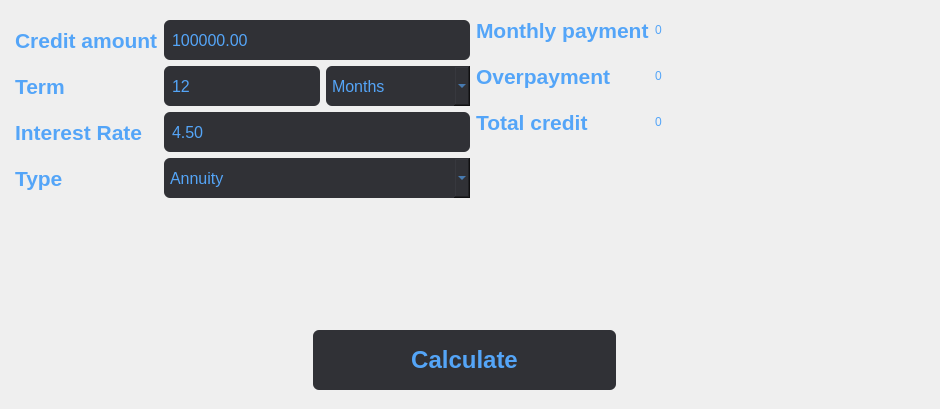
    <widget class="QWidget" name="creditCalc">
     <attribute name="title">
      <string>Credit</string>
     </attribute>
     <widget class="QWidget" name="horizontalLayoutWidget_2">
      <property name="geometry">
       <rect>
        <x>0</x>
        <y>320</y>
        <width>931</width>
        <height>80</height>
       </rect>
      </property>
      <layout class="QHBoxLayout" name="horizontalLayout_2">
       <property name="leftMargin">
        <number>10</number>
       </property>
       <property name="topMargin">
        <number>10</number>
       </property>
       <property name="rightMargin">
        <number>12</number>
       </property>
       <property name="bottomMargin">
        <number>10</number>
       </property>
       <item>
        <spacer name="horizontalSpacer">
         <property name="orientation">
          <enum>Qt::Horizontal</enum>
         </property>
         <property name="sizeHint" stdset="0">
          <size>
           <width>40</width>
           <height>20</height>
          </size>
         </property>
        </spacer>
       </item>
       <item>
        <widget class="QPushButton" name="btnCalculate">
         <property name="sizePolicy">
          <sizepolicy hsizetype="Expanding" vsizetype="Expanding">
           <horstretch>0</horstretch>
           <verstretch>0</verstretch>
          </sizepolicy>
         </property>
         <property name="font">
          <font>
           <pointsize>18</pointsize>
           <bold>true</bold>
          </font>
         </property>
         <property name="styleSheet">
          <string notr="true">QPushButton {
	border-radius: 6px;
	background-color: rgb(48, 49, 54);
	color: rgb(84, 165, 248);
}

QPushButton::pressed {
	background-color: rgb(94, 152, 215);
	color: rgb(193, 216, 237);
}</string>
         </property>
         <property name="text">
          <string>Calculate</string>
         </property>
        </widget>
       </item>
       <item>
        <spacer name="horizontalSpacer_2">
         <property name="orientation">
          <enum>Qt::Horizontal</enum>
         </property>
         <property name="sizeHint" stdset="0">
          <size>
           <width>40</width>
           <height>20</height>
          </size>
         </property>
        </spacer>
       </item>
      </layout>
     </widget>
     <widget class="QWidget" name="horizontalLayoutWidget">
      <property name="geometry">
       <rect>
        <x>0</x>
        <y>10</y>
        <width>931</width>
        <height>311</height>
       </rect>
      </property>
      <layout class="QHBoxLayout" name="horizontalLayout">
       <item>
        <layout class="QFormLayout" name="formLayout_2">
         <property name="leftMargin">
          <number>15</number>
         </property>
         <property name="topMargin">
          <number>10</number>
         </property>
         <property name="bottomMargin">
          <number>10</number>
         </property>
         <item row="0" column="0">
          <widget class="QLabel" name="labelCreditAmount">
           <property name="font">
            <font>
             <pointsize>16</pointsize>
             <bold>true</bold>
            </font>
           </property>
           <property name="styleSheet">
            <string notr="true">color: rgb(84, 165, 248);</string>
           </property>
           <property name="text">
            <string>Credit amount</string>
           </property>
          </widget>
         </item>
         <item row="1" column="0">
          <widget class="QLabel" name="labelTerm">
           <property name="font">
            <font>
             <pointsize>16</pointsize>
             <bold>true</bold>
            </font>
           </property>
           <property name="styleSheet">
            <string notr="true">color: rgb(84, 165, 248);</string>
           </property>
           <property name="text">
            <string>Term</string>
           </property>
          </widget>
         </item>
         <item row="2" column="0">
          <widget class="QLabel" name="labelInterestRate">
           <property name="font">
            <font>
             <pointsize>16</pointsize>
             <bold>true</bold>
            </font>
           </property>
           <property name="styleSheet">
            <string notr="true">color: rgb(84, 165, 248);</string>
           </property>
           <property name="text">
            <string>Interest Rate</string>
           </property>
          </widget>
         </item>
         <item row="2" column="1">
          <widget class="QDoubleSpinBox" name="interestRate">
           <property name="sizePolicy">
            <sizepolicy hsizetype="Minimum" vsizetype="Fixed">
             <horstretch>0</horstretch>
             <verstretch>0</verstretch>
            </sizepolicy>
           </property>
           <property name="minimumSize">
            <size>
             <width>0</width>
             <height>40</height>
            </size>
           </property>
           <property name="styleSheet">
            <string notr="true">QDoubleSpinBox {
	border-radius: 6px;
	background-color: rgb(48, 49, 54);
	color: rgb(84, 165, 248);
	font-size: 16px;
	width: 300px;
	padding-left: 6px;
}</string>
           </property>
           <property name="buttonSymbols">
            <enum>QAbstractSpinBox::NoButtons</enum>
           </property>
           <property name="decimals">
            <number>2</number>
           </property>
           <property name="maximum">
            <double>100.000000000000000</double>
           </property>
           <property name="value">
            <double>4.500000000000000</double>
           </property>
          </widget>
         </item>
         <item row="3" column="0">
          <widget class="QLabel" name="labelCreditType">
           <property name="font">
            <font>
             <pointsize>16</pointsize>
             <bold>true</bold>
            </font>
           </property>
           <property name="styleSheet">
            <string notr="true">color: rgb(84, 165, 248);</string>
           </property>
           <property name="text">
            <string>Type</string>
           </property>
          </widget>
         </item>
         <item row="3" column="1">
          <widget class="QComboBox" name="creditType">
           <property name="sizePolicy">
            <sizepolicy hsizetype="Minimum" vsizetype="Fixed">
             <horstretch>0</horstretch>
             <verstretch>0</verstretch>
            </sizepolicy>
           </property>
           <property name="minimumSize">
            <size>
             <width>0</width>
             <height>40</height>
            </size>
           </property>
           <property name="styleSheet">
            <string notr="true">QComboBox {
	border-radius: 6px;
	background-color: rgb(48, 49, 54);
	color: rgb(84, 165, 248);
	font-size: 16px;
	width: 282px;
	padding-left: 6px;
}</string>
           </property>
           <item>
            <property name="text">
             <string>Annuity</string>
            </property>
           </item>
           <item>
            <property name="text">
             <string>Differentiated</string>
            </property>
           </item>
          </widget>
         </item>
         <item row="0" column="1">
          <widget class="QDoubleSpinBox" name="creditAmount">
           <property name="sizePolicy">
            <sizepolicy hsizetype="Minimum" vsizetype="Maximum">
             <horstretch>100</horstretch>
             <verstretch>0</verstretch>
            </sizepolicy>
           </property>
           <property name="minimumSize">
            <size>
             <width>0</width>
             <height>40</height>
            </size>
           </property>
           <property name="styleSheet">
            <string notr="true">QDoubleSpinBox {
	border-radius: 6px;
	background-color: rgb(48, 49, 54);
	color: rgb(84, 165, 248);
	font-size: 16px;
	width: 300px;
	padding-left: 6px;
}</string>
           </property>
           <property name="buttonSymbols">
            <enum>QAbstractSpinBox::NoButtons</enum>
           </property>
           <property name="decimals">
            <number>2</number>
           </property>
           <property name="maximum">
            <double>100000000000.000000000000000</double>
           </property>
           <property name="singleStep">
            <double>1000.000000000000000</double>
           </property>
           <property name="value">
            <double>350000.000000000000000</double>
           </property>
          </widget>
         </item>
         <item row="1" column="1">
          <layout class="QHBoxLayout" name="horizontalLayout_3">
           <property name="leftMargin">
            <number>0</number>
           </property>
           <item>
            <widget class="QSpinBox" name="termAmount">
             <property name="minimumSize">
              <size>
               <width>0</width>
               <height>40</height>
              </size>
             </property>
             <property name="styleSheet">
              <string notr="true">QSpinBox {
	border-radius: 6px;
	background-color: rgb(48, 49, 54);
	color: rgb(84, 165, 248);
	font-size: 16px;
	width: 150px;
	padding-left: 6px;
}</string>
             </property>
             <property name="buttonSymbols">
              <enum>QAbstractSpinBox::NoButtons</enum>
             </property>
             <property name="maximum">
              <number>999</number>
             </property>
             <property name="value">
              <number>12</number>
             </property>
            </widget>
           </item>
           <item>
            <widget class="QComboBox" name="termType">
             <property name="minimumSize">
              <size>
               <width>0</width>
               <height>40</height>
              </size>
             </property>
             <property name="styleSheet">
              <string notr="true">QComboBox {
	border-radius: 6px;
	background-color: rgb(48, 49, 54);
	color: rgb(84, 165, 248);
	font-size: 16px;
	width: 116px;
	padding-left: 6px;
}</string>
             </property>
             <property name="currentIndex">
              <number>0</number>
             </property>
             <item>
              <property name="text">
               <string>Months</string>
              </property>
             </item>
             <item>
              <property name="text">
               <string>Years</string>
              </property>
             </item>
            </widget>
           </item>
          </layout>
         </item>
        </layout>
       </item>
       <item>
        <layout class="QFormLayout" name="formLayout_3">
         <item row="0" column="0">
          <widget class="QLabel" name="labelMonthlyPayment">
           <property name="minimumSize">
            <size>
             <width>0</width>
             <height>40</height>
            </size>
           </property>
           <property name="font">
            <font>
             <pointsize>16</pointsize>
             <bold>true</bold>
            </font>
           </property>
           <property name="styleSheet">
            <string notr="true">color: rgb(84, 165, 248);</string>
           </property>
           <property name="text">
            <string>Monthly payment</string>
           </property>
          </widget>
         </item>
         <item row="0" column="1">
          <widget class="QLabel" name="resultMonthlyPayment">
           <property name="styleSheet">
            <string notr="true">color: rgb(84, 165, 248);</string>
           </property>
           <property name="text">
            <string>0</string>
           </property>
          </widget>
         </item>
         <item row="1" column="0">
          <widget class="QLabel" name="labelOverpayment">
           <property name="minimumSize">
            <size>
             <width>0</width>
             <height>40</height>
            </size>
           </property>
           <property name="font">
            <font>
             <pointsize>16</pointsize>
             <bold>true</bold>
            </font>
           </property>
           <property name="styleSheet">
            <string notr="true">color: rgb(84, 165, 248);</string>
           </property>
           <property name="text">
            <string>Overpayment</string>
           </property>
          </widget>
         </item>
         <item row="1" column="1">
          <widget class="QLabel" name="resultOverpayment">
           <property name="styleSheet">
            <string notr="true">color: rgb(84, 165, 248);</string>
           </property>
           <property name="text">
            <string>0</string>
           </property>
          </widget>
         </item>
         <item row="2" column="0">
          <widget class="QLabel" name="labelTotalCredit">
           <property name="minimumSize">
            <size>
             <width>0</width>
             <height>40</height>
            </size>
           </property>
           <property name="font">
            <font>
             <pointsize>16</pointsize>
             <bold>true</bold>
            </font>
           </property>
           <property name="styleSheet">
            <string notr="true">color: rgb(84, 165, 248);</string>
           </property>
           <property name="text">
            <string>Total credit</string>
           </property>
          </widget>
         </item>
         <item row="2" column="1">
          <widget class="QLabel" name="resultTotalCredit">
           <property name="styleSheet">
            <string notr="true">color: rgb(84, 165, 248);</string>
           </property>
           <property name="text">
            <string>0</string>
           </property>
          </widget>
         </item>
        </layout>
       </item>
      </layout>
     </widget>
    </widget>
